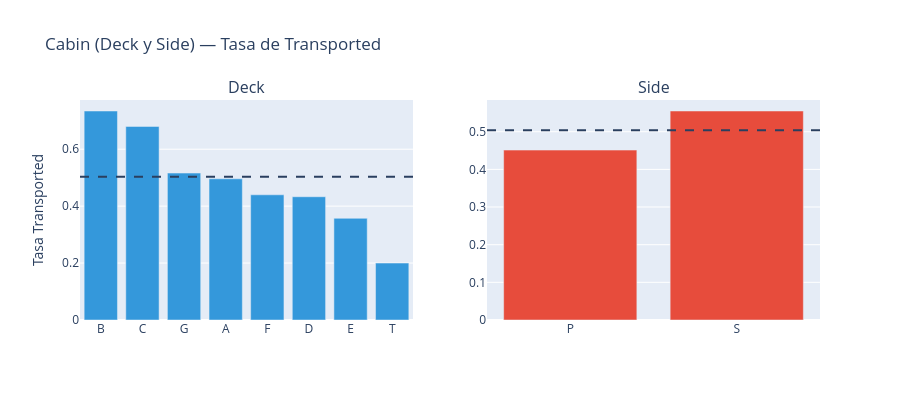

This figure's notebook cell:
### Markdown cell above
### **3.5 Cabin — Deck y Side**

`Cabin` se descompone en `Deck` (cubierta) y `Side` (lado del barco) para el análisis.

### Code cell
df_cabin = df.dropna(subset=['Cabin']).copy()
df_cabin['Deck'] = df_cabin['Cabin'].str.split('/').str[0]
df_cabin['Side'] = df_cabin['Cabin'].str.split('/').str[2]

for col in ['Deck', 'Side']:
    resumen, chi2, p = analizar_categorica(df_cabin, col)
    print(f'--- {col} ---')
    print(resumen.to_string(index=False))
    print(f'Chi-square: {chi2:.2f}  |  p-valor: {p:.2e}  |  {"SIGNIFICATIVA" if p < 0.05 else "no significativa"}')
    print()

fig = make_subplots(rows=1, cols=2, subplot_titles=['Deck', 'Side'])

deck_res = df_cabin.groupby('Deck')['Transported_int'].mean().reset_index().sort_values('Transported_int', ascending=False)
side_res  = df_cabin.groupby('Side')['Transported_int'].mean().reset_index()

fig.add_trace(go.Bar(x=deck_res['Deck'], y=deck_res['Transported_int'],
                     marker_color='#3498db', name='Deck'), row=1, col=1)
fig.add_trace(go.Bar(x=side_res['Side'], y=side_res['Transported_int'],
                     marker_color='#e74c3c', name='Side'), row=1, col=2)
fig.add_hline(y=df['Transported_int'].mean(), line_dash='dash')
fig.update_yaxes(title_text='Tasa Transported', row=1, col=1)
fig.update_layout(height=400, showlegend=False,
                  title='Cabin (Deck y Side) — Tasa de Transported')
fig.show()

### Figure 1 — Plotly figure (JSON) as saved in the notebook; plotly's stock layout.template omitted (floating-point values rounded to 4 significant figures)
{"data": [{"marker": {"color": "#3498db"}, "name": "Deck", "type": "bar", "x": ["B", "C", "G", "A", "F", "D", "E", "T"], "xaxis": "x", "y": [0.7343, 0.6801, 0.5162, 0.4961, 0.4399, 0.4331, 0.3573, 0.2], "yaxis": "y"}, {"marker": {"color": "#e74c3c"}, "name": "Side", "type": "bar", "x": ["P", "S"], "xaxis": "x2", "y": [0.4513, 0.555], "yaxis": "y2"}], "layout": {"annotations": [{"font": {"size": 16}, "showarrow": false, "text": "Deck", "x": 0.225, "xanchor": "center", "xref": "paper", "y": 1, "yanchor": "bottom", "yref": "paper"}, {"font": {"size": 16}, "showarrow": false, "text": "Side", "x": 0.775, "xanchor": "center", "xref": "paper", "y": 1, "yanchor": "bottom", "yref": "paper"}], "height": 400, "shapes": [{"line": {"dash": "dash"}, "type": "line", "x0": 0, "x1": 1, "xref": "x domain", "y0": 0.5036, "y1": 0.5036, "yref": "y"}, {"line": {"dash": "dash"}, "type": "line", "x0": 0, "x1": 1, "xref": "x2 domain", "y0": 0.5036, "y1": 0.5036, "yref": "y2"}], "showlegend": false, "title": {"text": "Cabin (Deck y Side) — Tasa de Transported"}, "xaxis": {"anchor": "y", "domain": [0, 0.45]}, "xaxis2": {"anchor": "y2", "domain": [0.55, 1]}, "yaxis": {"anchor": "x", "domain": [0, 1], "title": {"text": "Tasa Transported"}}, "yaxis2": {"anchor": "x2", "domain": [0, 1]}}}
